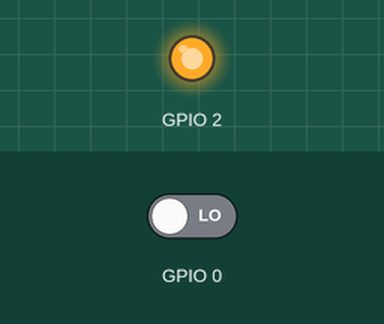
A sketch run on a simulated ESP32. Parts: output pins drawn as LEDs (lit = HIGH). The test bench sets the inputs (shaded band); at power-on: GPIO 0 LOW. What the sketch prints to the serial monitor is not drawn.

Above: at 1.2 s.
1.3 s: GPIO 0 driven HIGH
At 2.3 s:
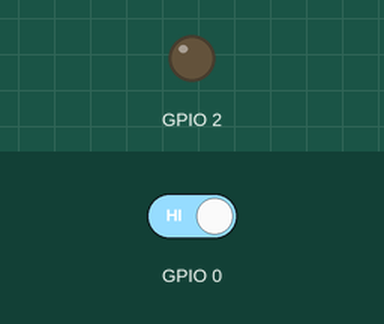
2.8 s: GPIO 0 driven LOW
At 3.3 s:
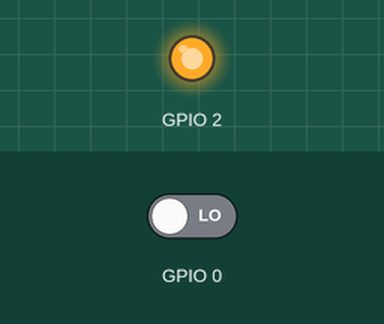
Timing chart, 0 to 5.8 s (numbered marks = the images above; inputs shaded):
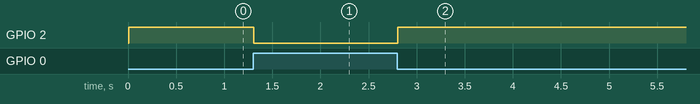

Measured:
- after the input at 1.3 s, GPIO 2: HIGH → LOW at once
- after the input at 2.8 s, GPIO 2: LOW → HIGH at once

The sketch:

ESPNOW_T.ino
```cpp
#include <esp_now.h>
#include <WiFi.h>

// Global copy of slave
esp_now_peer_info_t slave;
#define CHANNEL 0
#define PRINTSCANRESULTS 0
#define DELETEBEFOREPAIR 0

int mac[6] = {0xA8, 0x42, 0xE3, 0xAB, 0xB6, 0x7D}; //A8:42:E3:AB:B6:7D

// Init ESP Now with fallback
void InitESPNow() {
  WiFi.disconnect();
  if (esp_now_init() == ESP_OK) {
    Serial.println("ESPNow Init Success");
  }
  else {
    Serial.println("ESPNow Init Failed");
    // Retry InitESPNow, add a counte and then restart?
    // InitESPNow();
    // or Simply Restart
    ESP.restart();
  }
}

// Scan for slaves in AP mode
void ScanForSlave() {
  //int8_t scanResults = WiFi.scanNetworks();
  // reset on each scan
  bool slaveFound = 0;
  memset(&slave, 0, sizeof(slave));


  for (int ii = 0; ii < 6; ++ii )
  {
    slave.peer_addr[ii] = (uint8_t) mac[ii];
  }

  slave.channel = CHANNEL; // pick a channel
  slave.encrypt = 0; // no encryption

  slaveFound = 1;


  if (slaveFound)
  {
    Serial.println("Slave Found, processing..");
  } else
  {
    Serial.println("Slave Not Found, trying again.");
  }

}

// Check if the slave is already paired with the master.
// If not, pair the slave with master
bool manageSlave() {
  if (slave.channel == CHANNEL) {
    if (DELETEBEFOREPAIR) {
      deletePeer();
    }

    Serial.print("Slave Status: ");
    // check if the peer exists
    bool exists = esp_now_is_peer_exist(slave.peer_addr);
    if ( exists) {
      // Slave already paired.
      Serial.println("Already Paired");
      return true;
    } else {
      // Slave not paired, attempt pair
      esp_err_t addStatus = esp_now_add_peer(&slave);
      if (addStatus == ESP_OK) {
        // Pair success
        Serial.println("Pair success");
        return true;
      } else if (addStatus == ESP_ERR_ESPNOW_NOT_INIT) {
        // How did we get so far!!
        Serial.println("ESPNOW Not Init");
        return false;
      } else if (addStatus == ESP_ERR_ESPNOW_ARG) {
        Serial.println("Invalid Argument");
        return false;
      } else if (addStatus == ESP_ERR_ESPNOW_FULL) {
        Serial.println("Peer list full");
        return false;
      } else if (addStatus == ESP_ERR_ESPNOW_NO_MEM) {
        Serial.println("Out of memory");
        return false;
      } else if (addStatus == ESP_ERR_ESPNOW_EXIST) {
        Serial.println("Peer Exists");
        return true;
      } else {
        Serial.println("Not sure what happened");
        return false;
      }
    }
  } else {
    // No slave found to process
    Serial.println("No Slave found to process");
    return false;
  }
}

void deletePeer() {
  esp_err_t delStatus = esp_now_del_peer(slave.peer_addr);
  Serial.print("Slave Delete Status: ");
  if (delStatus == ESP_OK) {
    // Delete success
    Serial.println("Success");
  } else if (delStatus == ESP_ERR_ESPNOW_NOT_INIT) {
    // How did we get so far!!
    Serial.println("ESPNOW Not Init");
  } else if (delStatus == ESP_ERR_ESPNOW_ARG) {
    Serial.println("Invalid Argument");
  } else if (delStatus == ESP_ERR_ESPNOW_NOT_FOUND) {
    Serial.println("Peer not found.");
  } else {
    Serial.println("Not sure what happened");
  }
}

uint8_t data = 0;
// send data
void sendData() {

  data = digitalRead(0);
  if(data == HIGH){
    digitalWrite(2, LOW);
  }
  else{
    digitalWrite(2, HIGH);
  }

  const uint8_t *peer_addr = slave.peer_addr;
  Serial.print("Sending: "); Serial.println(data);
  // Send message via ESP-NOW
  esp_err_t result = esp_now_send(peer_addr, (uint8_t *) &data, sizeof(data));

  Serial.print("Send Status: ");
  if (result == ESP_OK) {
    Serial.println("Success");
  } else if (result == ESP_ERR_ESPNOW_NOT_INIT) {
    // How did we get so far!!
    Serial.println("ESPNOW not Init.");
  } else if (result == ESP_ERR_ESPNOW_ARG) {
    Serial.println("Invalid Argument");
  } else if (result == ESP_ERR_ESPNOW_INTERNAL) {
    Serial.println("Internal Error");
  } else if (result == ESP_ERR_ESPNOW_NO_MEM) {
    Serial.println("ESP_ERR_ESPNOW_NO_MEM");
  } else if (result == ESP_ERR_ESPNOW_NOT_FOUND) {
    Serial.println("Peer not found.");
  } else {
    Serial.println("Not sure what happened");
  }
}

// callback when data is sent from Master to Slave
void OnDataSent(const uint8_t *mac_addr, esp_now_send_status_t status) {
  char macStr[18];
  snprintf(macStr, sizeof(macStr), "%02x:%02x:%02x:%02x:%02x:%02x",
           mac_addr[0], mac_addr[1], mac_addr[2], mac_addr[3], mac_addr[4], mac_addr[5]);
  Serial.print("Last Packet Sent to: "); Serial.println(macStr);
  Serial.print("Last Packet Send Status: "); Serial.println(status == ESP_NOW_SEND_SUCCESS ? "Delivery Success" : "Delivery Fail");
}

void setup() {
  Serial.begin(115200);
  pinMode(0,INPUT);
  pinMode(2,OUTPUT);
  //Set device in STA mode to begin with
  WiFi.mode(WIFI_STA);
  Serial.println("ESPNow/Basic/Master Example");
  // This is the mac address of the Master in Station Mode
  Serial.print("STA MAC: "); Serial.println(WiFi.macAddress());
  // Init ESPNow with a fallback logic
  InitESPNow();
  // Once ESPNow is successfully Init, we will register for Send CB to
  // get the status of Trasnmitted packet
  esp_now_register_send_cb(OnDataSent);
}

void loop() {
  // In the loop we scan for slave
  ScanForSlave();
  // If Slave is found, it would be populate in `slave` variable
  // We will check if `slave` is defined and then we proceed further
  if (slave.channel == CHANNEL) { // check if slave channel is defined
    // `slave` is defined
    // Add slave as peer if it has not been added already
    bool isPaired = manageSlave();
    if (isPaired) {
      // pair success or already paired
      // Send data to device
      sendData();
    } else {
      // slave pair failed
      Serial.println("Slave pair failed!");
    }
  }
  else {
    // No slave found to process
  }

  // wait for 3seconds to run the logic again

}
```
